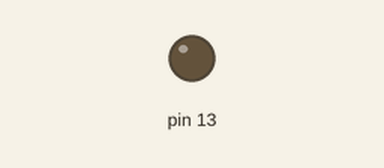
A sketch run on a simulated Arduino Uno, built with avr-gcc and run on an emulated ATmega328P. On the bench: output pins drawn as LEDs (lit = HIGH).

Above: at 1.5 s.
At 4.5 s:
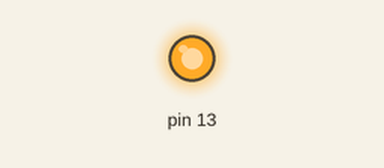
Timing chart, 0 to 9.1 s (numbered marks = the images above):
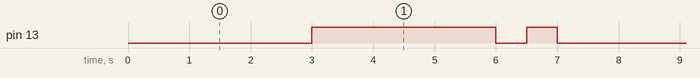

Measured:
- by itself, pin 13: repeats every 7.0 s: LOW 0.50 s, HIGH 0.50 s, LOW 3.0 s, HIGH 3.0 s
- by itself, everything shown: repeats every 7.0 s, in 4 steps

The sketch:

sketch_dec13a.ino
```cpp
#define BLINK_DELAY 3000
#define BLINK_DELAY_2 500

void setup() {
  // put your setup code here, to run once:
  pinMode(13,OUTPUT);
}

void loop() {
  // put your main code here, to run repeatedly:
  delay(BLINK_DELAY);
  digitalWrite(13,HIGH);
  delay(BLINK_DELAY);
  digitalWrite(13,LOW);

  delay(BLINK_DELAY_2);
  digitalWrite(13,HIGH);
  delay(BLINK_DELAY_2);
  digitalWrite(13,LOW);
}
```
